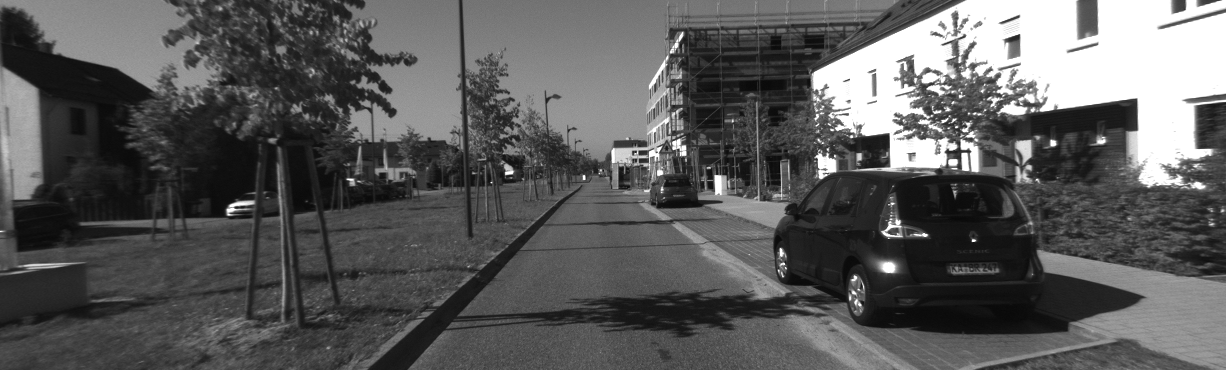
#> input picture visual_odometry/KITTI_sequence_1/image_l/000005.png, 1226 x 370 px; its folder holds only this picture in this run
$ jupyter execute --allow-errors demo.ipynb
#> lines starting #> are read from the running program, lines starting #| are printed output that depends on the picture
### visual_odometry/mono_visual_odometry.py
import os
import cv2
import numpy as np

class VisualOdometry():

    def __init__(self, data_dir):
        #K = intrinsic matrix
        #P = intrinsic matrix with extra zero column
        self.K, self.P = self._load_cam_params(os.path.join(data_dir, 'calib.txt'))
        self.gt_poses = self._load_poses(os.path.join(data_dir, 'poses.txt'))
        self.imgs = self._load_images(os.path.join(data_dir, 'image_l'))

        self.orb = cv2.ORB_create(3000)

        #initialise FLANN
        FLANN_INDEX_LSH = 6

        index_params = dict(algorithm = FLANN_INDEX_LSH,
                            table_number = 6,
                            key_size = 12,
                            multi_probe_level = 1)

        search_params = dict(checks = 50)

        self.flann = cv2.FlannBasedMatcher(indexParams = index_params,
                                           searchParams = search_params)

    @staticmethod
    def _load_cam_params(file_path):

#> called with file_path = 'KITTI_sequence_1/calib.txt'
        with open(file_path, 'r') as f:
#> (reads visual_odometry/KITTI_sequence_1/calib.txt from the repository)
            str_cam_params = np.fromstring(f.readline(), dtype = np.float64, sep = ' ')
            P = np.reshape(str_cam_params, (3, 4))
            K = P[0:3, 0:3]

        return K, P

    @staticmethod
    def _load_poses(file_path):
#> called with file_path = 'KITTI_sequence_1/poses.txt'
        poses = []
        with open(file_path, 'r') as f:
#> (reads visual_odometry/KITTI_sequence_1/poses.txt from the repository)
            for line in f.readlines():
                T = np.fromstring(line, dtype = np.float64, sep = ' ')
                T = T.reshape(3, 4)
                T = np.vstack((T, [0, 0, 0, 1]))
                poses.append(T)

        return poses

    @staticmethod
    def _load_images(file_path):

#> called with file_path = 'KITTI_sequence_1/image_l'
        img_paths = [os.path.join(file_path, f) for f in sorted(os.listdir(file_path))]

        imgs = [None]*len(img_paths)
        for i, path in enumerate(img_paths):
            imgs[i] = cv2.imread(path)

        return imgs

    # [8 lines left out: function _get_Tmat, not called in this run]

    def get_matches(self, c_ind, is_draw = True):

        p_ind = c_ind - 1

        #obtain descriptors and keypoints
        k1, d1 = self.orb.detectAndCompute(self.imgs[p_ind], None)
        k2, d2 = self.orb.detectAndCompute(self.imgs[c_ind], None)

        #retain best two matches
        matches = self.flann.knnMatch(d1, d2, k = 2)

        #filter out bad matches
        good_matches = []
        try:
            '''
            1. we keep two best two matches
            2. if m1.distance ~= m2.distance => two matches equally good => we don't know how to choose
            3. however, if m1.distance < 0.7 * m2.distance => we may guess that m1 match is much better
            '''
            for m1, m2 in matches:
                if m1.distance < 0.5 * m2.distance:
                    good_matches.append(m1)
        except:
            pass

        #draw match
        if is_draw:
            draw_params = dict(matchColor = -1,
                               singlePointColor = None,
                               matchesMask = None,
                               flags = 2)

            d_img = cv2.drawMatches(self.imgs[c_ind],
                                    k1,
                                    self.imgs[p_ind],
                                    k2,
                                    good_matches,
                                    None,
                                    **draw_params)

            cv2.imshow("img", d_img)
            cv2.waitKey(10)

        #q1 = key points from i - 1th image
        #q2 = key points from ith image
        q1 = np.float32([k1[gm.queryIdx].pt for gm in good_matches])
        q2 = np.float32([k2[gm.trainIdx].pt for gm in good_matches])

        return q1, q2

    # [67 lines left out: functions compute_pose, recover_pose, not called in this run]

### visual_odometry/demo.ipynb
[cell 1]
from mono_visual_odometry import *
from matplotlib import pyplot as plt

# Demo 1 (Straight Line)

[cell 2]
vo = VisualOdometry('KITTI_sequence_1')

gt_path = []
es_path = []

#> (the rest of this cell did not finish here and is left out)

# Demo (Curve1)

[cell 3]
vo = VisualOdometry('KITTI_sequence_2')

gt_path = []
es_path = []

for i, gt_pose in enumerate(vo.gt_poses):
    try:
        if i == 0:
            c_pose = gt_pose
        else:
            #q1: key points in previous frame
            #q2: key points in current frame
            q1, q2 = vo.get_matches(i)
            #compute transformation matrix of previous frame relative to current frame
            T_mat  = vo.compute_pose(q1, q2)
            #compute transformation matrix of current frame relative to the world coordinate
            c_pose = np.matmul(c_pose, np.linalg.inv(T_mat))

        gt_path.append([gt_pose[0, 3], gt_pose[2, 3]])
        es_path.append([c_pose[0, 3], c_pose[2, 3]])
    except:
        break

gt_path = np.array(gt_path)
es_path = np.array(es_path)

plt.plot(gt_path[:, 0], gt_path[:, 1], '.r')
plt.plot(es_path[:, 0], es_path[:, 1], '.b')

plt.xlim([-50, 50])
plt.xlabel('x')
plt.ylabel('y')
plt.legend(['ground truth', 'estimation'])
plt.show()
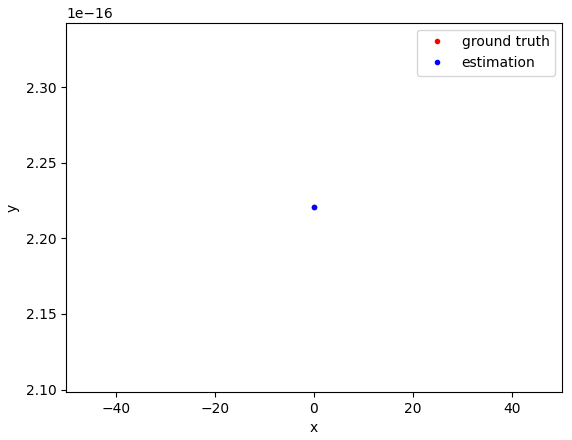
#> figure drawn by matplotlib, 1 panel

# Demo (Curve2)

[cell 4]
vo = VisualOdometry('KITTI_sequence_3')

gt_path = []
es_path = []

for i, gt_pose in enumerate(vo.gt_poses):
    try:
        if i == 0:
            c_pose = gt_pose
        else:
            #q1: key points in previous frame
            #q2: key points in current frame
            q1, q2 = vo.get_matches(i)
            #compute transformation matrix of previous frame relative to current frame
            T_mat  = vo.compute_pose(q1, q2)
            #compute transformation matrix of current frame relative to the world coordinate
            c_pose = np.matmul(c_pose, np.linalg.inv(T_mat))

        gt_path.append([gt_pose[0, 3], gt_pose[2, 3]])
        es_path.append([c_pose[0, 3], c_pose[2, 3]])
    except:
        break

gt_path = np.array(gt_path)
es_path = np.array(es_path)

plt.plot(gt_path[:, 0], gt_path[:, 1], '.r')
plt.plot(es_path[:, 0], es_path[:, 1], 'xb')

plt.xlim([-50, 50])
plt.xlabel('x')
plt.ylabel('y')
plt.legend(['ground truth', 'estimation'])
plt.show()
